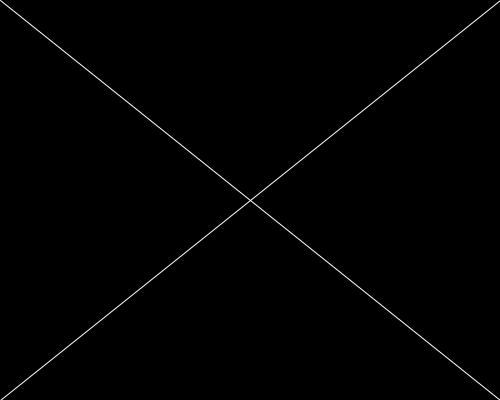
Frame 1 (no input)
Frame 60 (the mouse pressed at the canvas centre just before this capture): identical to frame 1, image omitted
Frame 120 (the mouse held since frame 60 and released just before this capture): identical to frame 1, image omitted

The Processing sketch that drew this single still picture (run headless with seeded random() and noise(); from frame 60 on, the mouse is pressed at the canvas centre):

// Processing sketch: sketch1
// ── sketch1.pde
void setup() {
  size(500, 400);
}

void draw() {
  background(0);
  
  stroke(255);
  line(0, 0, width, height);
  line(0, height, width, 0);
}
